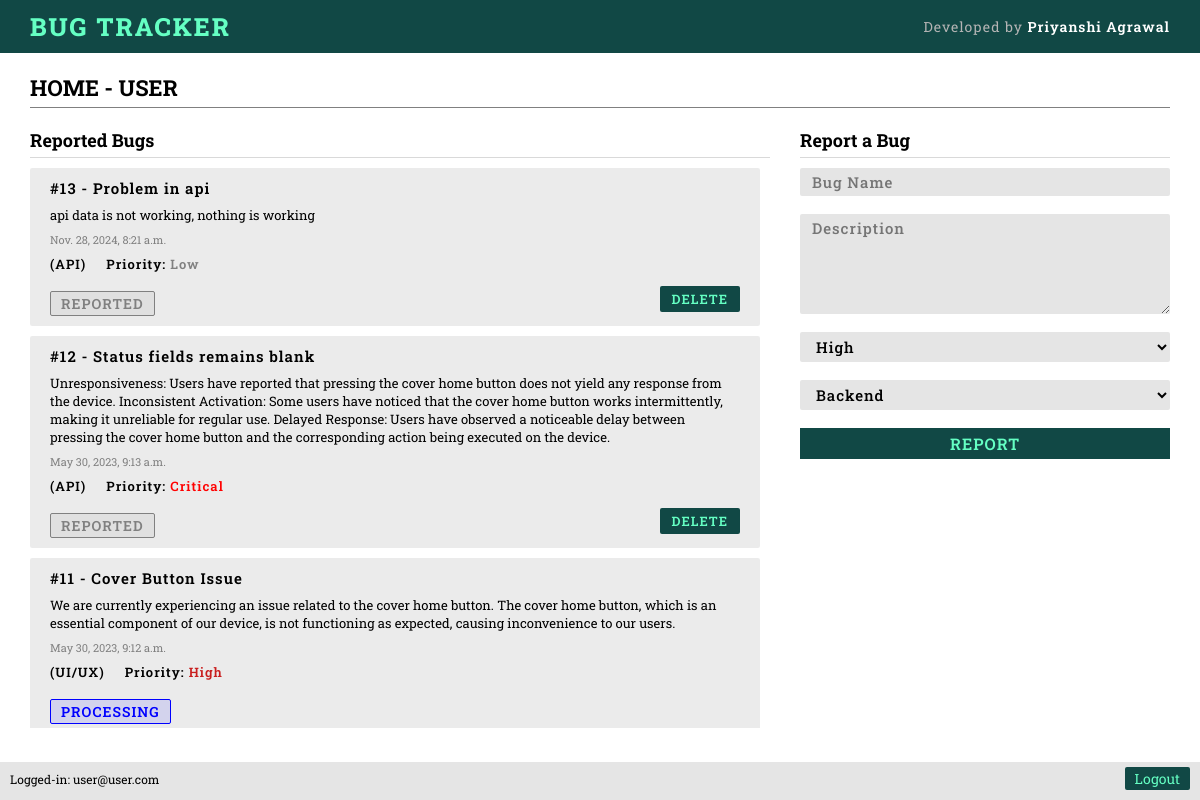
Before: /home_user/ (signed in) with the older database file.
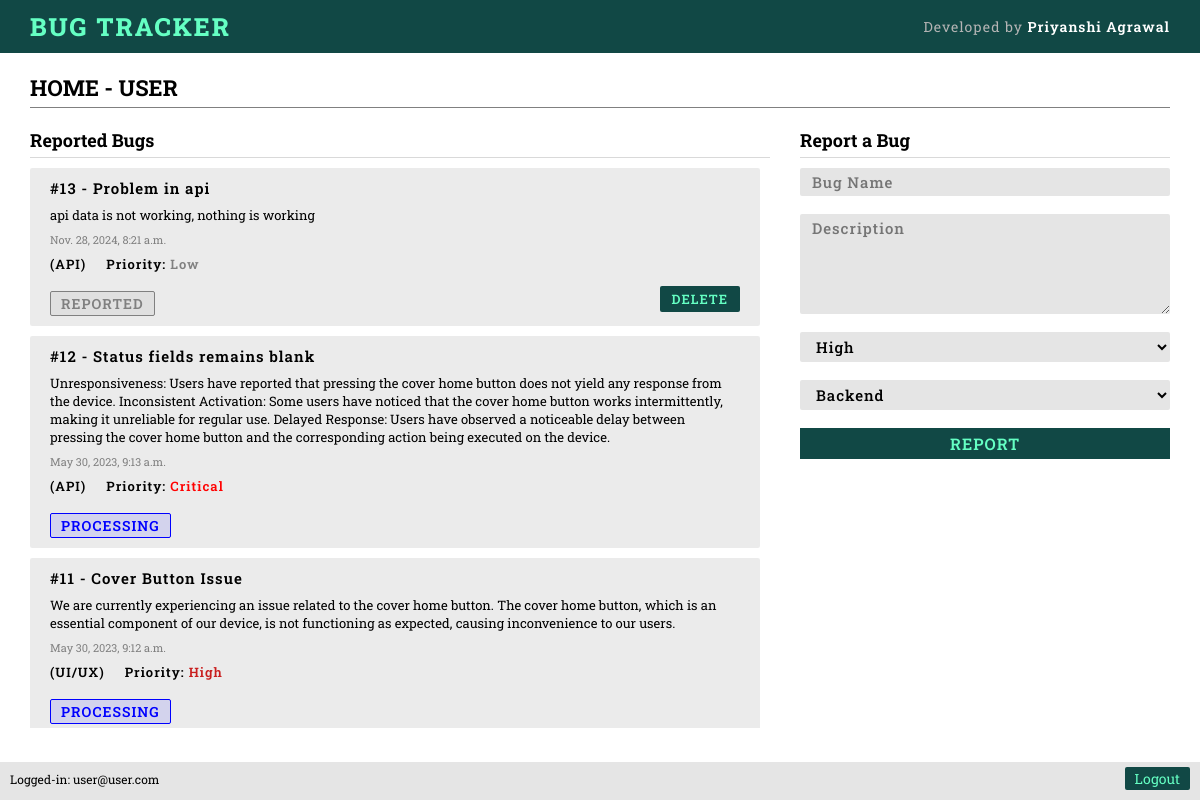
After: the same page with the newer database file.
### main/models.py (models this page shows, shortened)
class Bug(models.Model):
    bug_id = models.AutoField(primary_key=True)
    name = CharField(max_length=150)
    description = TextField()
    priority = ForeignKey('Priority', on_delete=models.CASCADE)
    category = ForeignKey('Category', on_delete=models.CASCADE)
    screenshot = ImageField(upload_to='screenshots/', blank=True, null=True)
    assigned_to = ForeignKey(
        'Developer', on_delete=models.CASCADE, null=True, blank=True)
    assigned_by = ForeignKey(
        'Admin', on_delete=models.CASCADE, null=True, blank=True)
    raised_by = ForeignKey('User', on_delete=models.CASCADE)
    timestamp = DateTimeField(default=datetime.now)
    resolved = BooleanField(default=False)
    rejected = BooleanField(default=False)

class Category(models.Model):
    name = CharField(max_length=50)
    def __str__(self):
        return f"{self.name}"

class Priority(models.Model):
    name = CharField(max_length=50)
    def __str__(self):
        return f"{self.name}"

### main/views.py (the view)
# urls.py: path('home_user/', views.home_user),
def home_user(request):
    if request.session.has_key('user'):
        email = request.session['user']
        priorities = Priority.objects.all()
        categories = Category.objects.all()
        user_object = User.objects.get(email=email)
        bugs = Bug.objects.filter(raised_by=user_object).order_by('-timestamp')
        data = {
            'email': email,
            'priorities': priorities,
            'categories': categories,
            'bugs': bugs,
        }
        return render(request, 'main/user.html', data)
    return redirect('/login/?role=user')

### main/templates/main/user.html (shortened to what this page needs)
{% extends 'main/base.html' %}
{% load static %}
{% block head %}
<link rel="stylesheet" href="{% static 'main/css/home.css' %}">
{% endblock head %}
{% block body %}
{% include 'main/topbar.html' %}
<section class="objectContainer">
    <h3 class="objectHead">HOME - USER</h3>
    <div class="objectBlock">
        <div class="objectListSide">
            <div class="objectListBlock">
                <h3 class="objectSubHead">Reported Bugs</h3>
                <ul class="objectList">
                    {% for bug in bugs %}
                    <li class="objectListItem">
                        <h5 class="objectListItemHead">#{{bug.bug_id}} - {{bug.name}}</h5>
                        <p class="objectListItemDesc">
                            {{bug.description}}
                        </p>
                        <p class="objectListItemDateTime">{{bug.timestamp}}</p>
                        <div class="objectListItemProperties">
                            <p>({{bug.category}})</p>
                            <p>Priority: <span class="{{bug.priority}}">{{bug.priority}}</span></p>
                        </div>
                        <div class="objectListItemProp">
                            <div class="objectListItemStatus">
                                {% if bug.assigned_to and not bug.rejected and not bug.resolved %}
                                <p id="processing">
                                    Processing
                                </p>
                                {% endif %}
                                {% if not bug.assigned_to and not bug.rejected and not bug.resolved %}
                                <p id="reported">
                                    Reported
                                </p>
                                {% endif %}
                            </div>
                            <div class="objectListItemAction">
                                {% if not bug.assigned_to %}
                                <a href="/delete_report/{{bug.bug_id}}/" class="objectActionPrimary">Delete</a>
                                {% endif %}
                            </div>
                        </div>
                    </li>
                    {% endfor %}
                </ul>
            </div>
        </div>
        <div class="objectNewSide">
            <h3 class="objectSubHead">Report a Bug</h3>
            <form action="/report_bug/" method="post">
                <input type="text" placeholder="Bug Name" name="name" required>
                <textarea name="description" placeholder="Description" required></textarea>
                <select name="priority">
                    {% for priority in priorities %}
                    <option value="{{priority.name}}">{{priority.name}}</option>
                    {% endfor %}
                </select>
                <select name="category">
                    {% for category in categories %}
                    <option value="{{category.name}}">{{category.name}}</option>
                    {% endfor %}
                </select>
                <button type="submit" class="submitBtn">Report</button>
            </form>
        </div>
    </div>
</section>
{% include 'main/footer.html' %}
{% endblock body %}

Changed rows visible on the page:
changed Bug "Status fields remains blank": assigned_to_id "REPORTED DELETE" → "PROCESSING"
